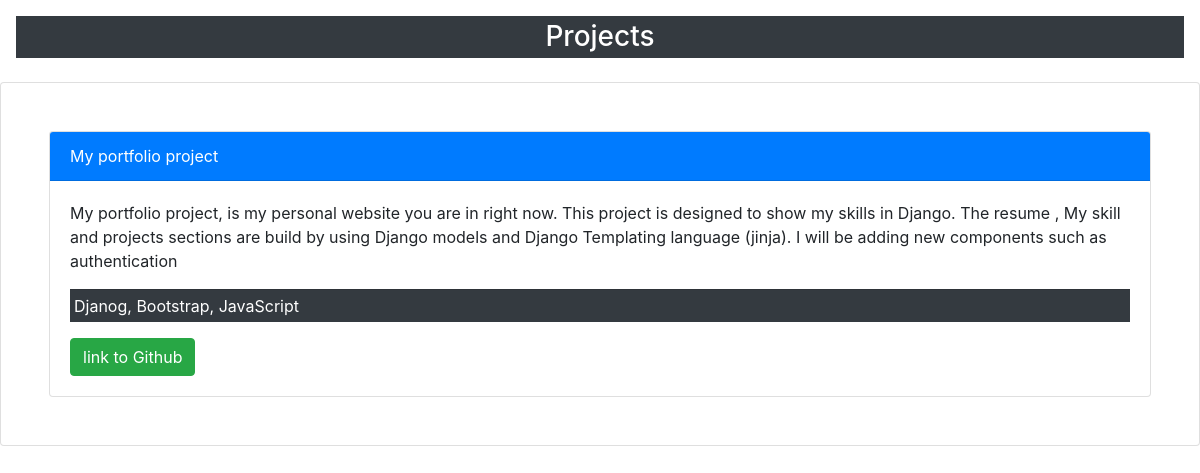
Before: /project/ with the older database file.
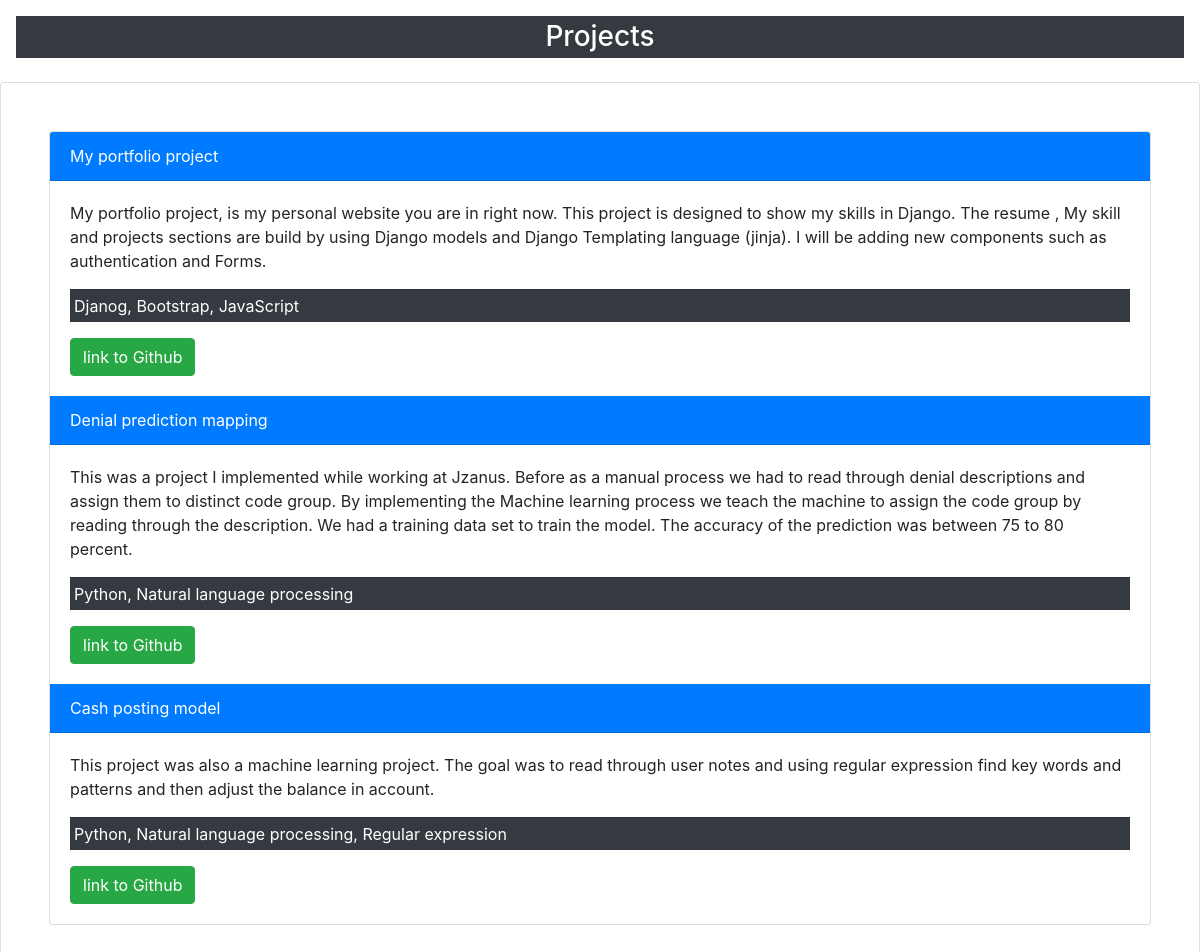
After: the same page with the newer database file.
### project/models.py (models this page shows, shortened)
class Allprojecct (models.Model):
    project_name = models.CharField(max_length=50)
    project_desc = models.TextField(max_length=1000)
    project_url = models.URLField(blank = True , null = True)
    project_tech = models.TextField(max_length=500)

### project/views.py (the view)
# urls.py: path('', views.all_project , name = 'all_project')
def all_project(request):
    allprojects = Allprojecct.objects.all()
    return render(request , 'project/all_project.html' , {'Allprojects' : allprojects})

### project/templates/project/all_project.html (shortened to what this page needs)
{% load static %}
 <link href="{% static 'portfolio/custom.css' %}" rel="stylesheet">
    <link rel="stylesheet" href="https://stackpath.bootstrapcdn.com/bootstrap/4.4.1/css/bootstrap.min.css">
<div class="p-3">
    <h3 class="text-center bg-dark text-white p-1"> Projects</h3>
</div>
<div class="card card-body p-5">
      <div class="card">
         {% for project in Allprojects %}
            <div class="card-header bg-primary text-white">
             {{ project.project_name}}
            </div>
            <div class="card-body">
                <p class="card-text">
                 {{ project.project_desc}}
                </p>
                  <p class="card-footer p-1  bg-dark text-white">
                 {{ project.project_tech}}
                </p>
                    <a  class="btn btn-success" href ="  {{project.project_url.url}}">link to Github</a>
            </div>
         {% endfor %}
       </div>
</div>

Changed rows visible on the page:
changed Allprojecct "My portfolio project": project_desc "…components such as authentication" → "…components such as authentication and Forms."
added Allprojecct: project_name "Denial prediction mapping", project_desc "This was a project I implemented while working at Jzanus. Before as a manual process we had to read through denial descriptions and assign them to distinct code group. By implementing the Machine learning process we teach the machine to assign the code group by reading through the description. We had a training data set to train the model. The accuracy of the prediction was between 75 to 80 percent.", project_tech "Python, Natural language processing"
added Allprojecct: project_name "Cash posting model", project_desc "This project was also a machine learning project. The goal was to read through user notes and using regular expression find key words and patterns and then adjust the balance in account.", project_tech "Python, Natural language processing, Regular expression"
